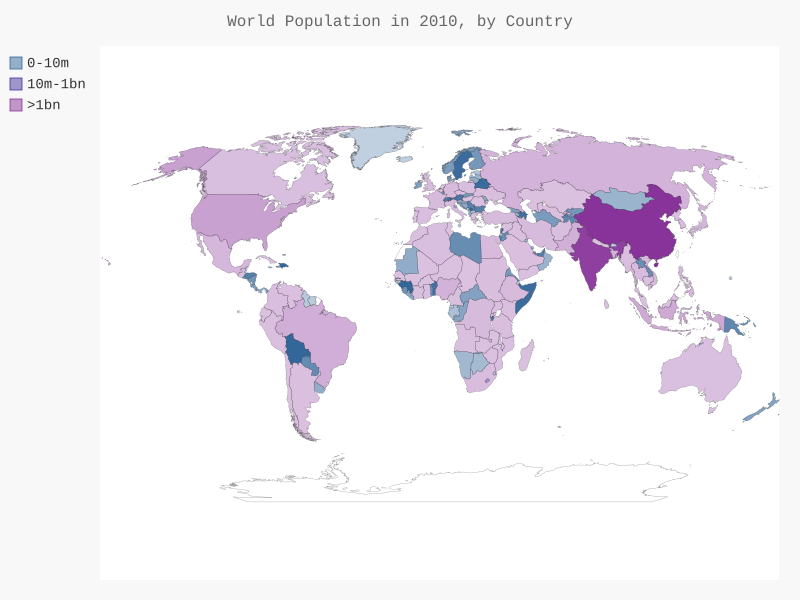

Write the Python code that produced this figure.
import json
from country_codes import get_country_code
import pygal_maps_world.maps
import matplotlib.pyplot as plt

# 设置样式
from pygal.style import RotateStyle
#加亮颜色主题
from pygal.style import LightColorizedStyle
#设置颜色和基本样式
from pygal.style import LightColorizedStyle, RotateStyle

#将数据加载到一个列表中
filename = "population_data.json"

with open(filename) as f:
    pop_data = json.load(f)

    cc_populations = {}

    #打印每个国家 2010 年的人口数量
    for pop_dict in pop_data:
        if pop_dict["Year"] == "2010":
            country_name = pop_dict["Country Name"]
            population = int(float(pop_dict["Value"]))
            code = get_country_code(country_name)
            if code:
                #print(code + ":" + str(population))
                cc_populations[code] = population
            else:
                print("ERROR - " + country_name)

    #根据人口数量分成三组
    cc_pops_1, cc_pops_2, cc_pops_3 = {}, {}, {}
    for cc,pop in cc_populations.items():
        if pop<10000000:
            cc_pops_1[cc] = pop
        elif pop<10000000:
            cc_pops_2[cc] = pop
        else:
            cc_pops_3[cc] = pop

   # wm_style = RotateStyle('#336699')

    #加亮颜色主题
    #wm_style = LightColorizedStyle

    wm_style = RotateStyle('#336699', base_style=LightColorizedStyle)

    wm = pygal_maps_world.maps.World(style = wm_style)
    wm.title = 'World Population in 2010, by Country'
    #wm.add("2010",cc_populations)
    wm.add("0-10m",cc_pops_1)
    wm.add("10m-1bn",cc_pops_2)
    wm.add(">1bn",cc_pops_3)

    wm.render_to_file("world_population.svg")

    ccs,pops=[],[]
    for cc,pop in cc_populations.items():
        ccs.append(cc)
        pops.append(pop)

    print(ccs)
    print(pops)
    plt.plot(ccs,pops)
    plt.show()
